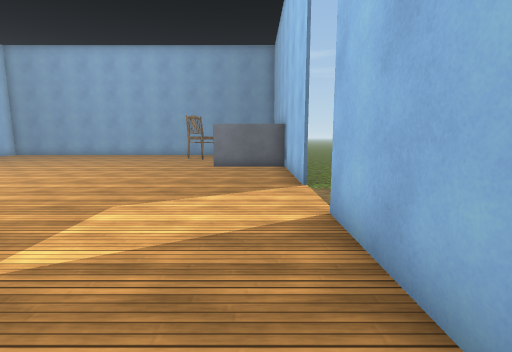
view 1 (above)

16 first-person views from a walk through a Unity game level. The camera is 1.4 m above the floor, tilts 8° down and sees 85° across. The floor is counted in squares, 1 m on a side. Each view is taken from the middle of a square. On the plan, view 1 faces up. The plan holds only what a view shows up to about 14 squares ahead; the rest is blank. The place goes on beyond the plan. The player character is not drawn. Some animated figures are not drawn. Some surface patterns are stand-ins.

view 2
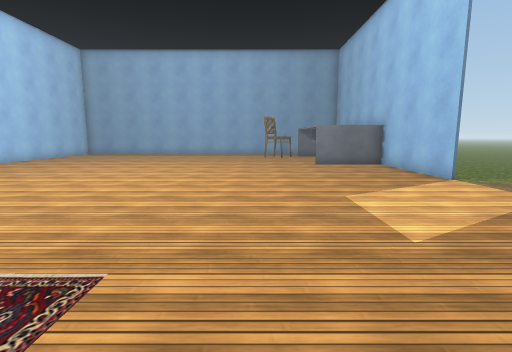

view 3
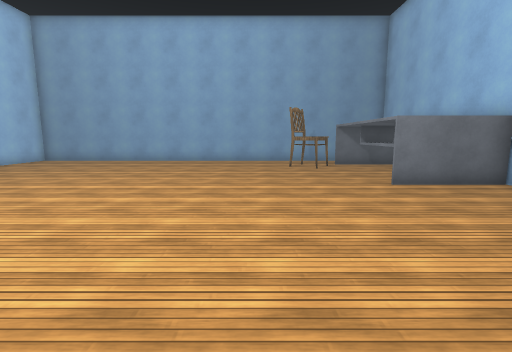

view 4
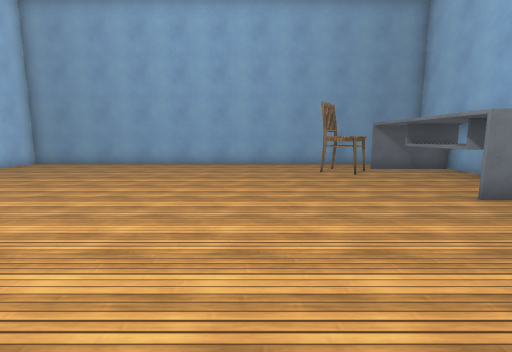

view 5
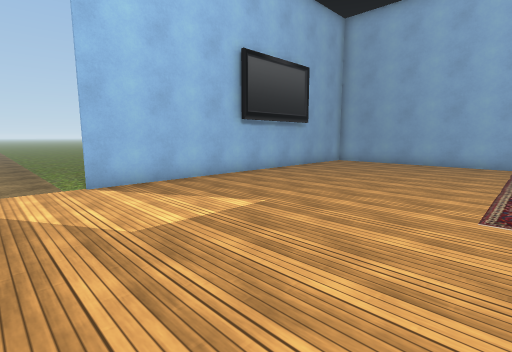

view 6
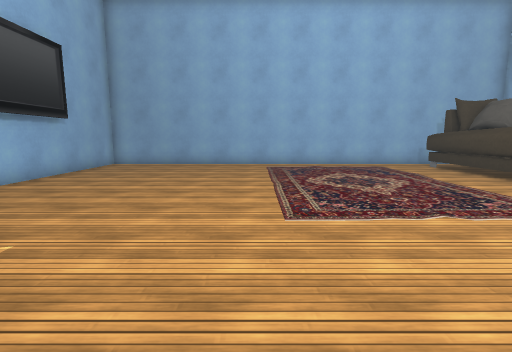

view 7
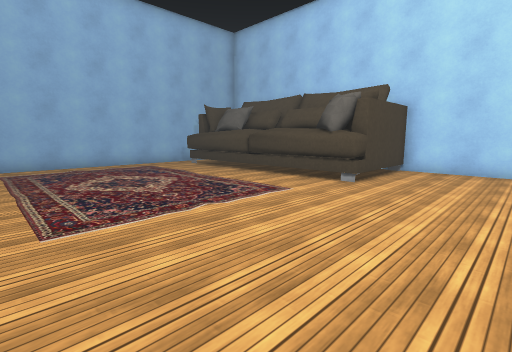

view 8
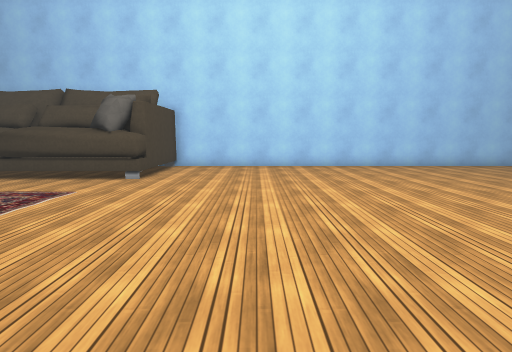

view 9
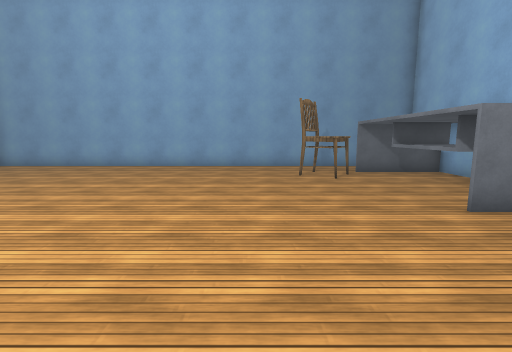

view 10
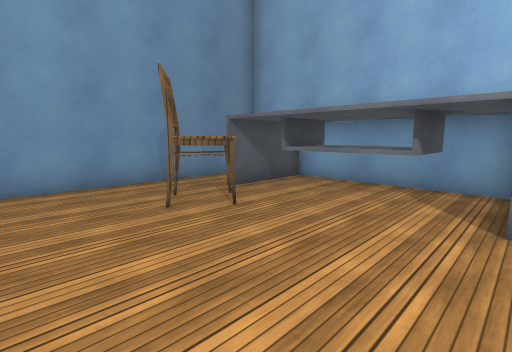

view 11
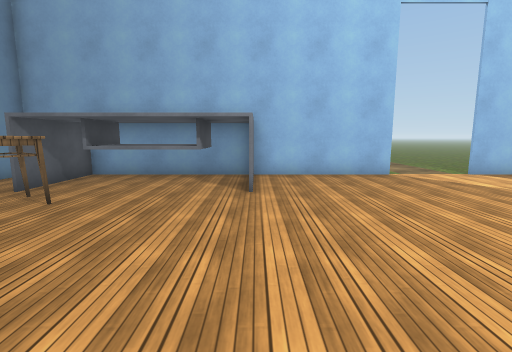

view 12
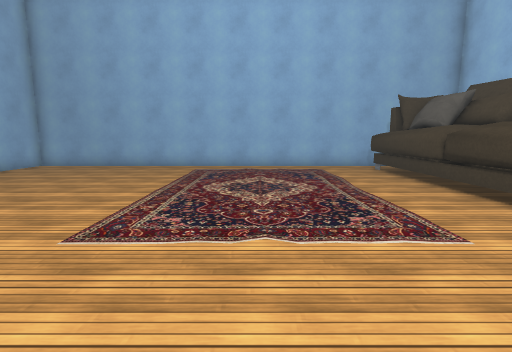

view 13
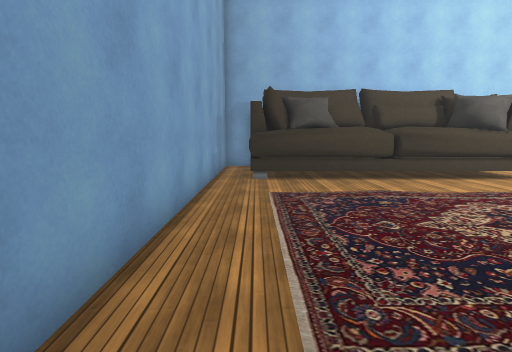

view 14
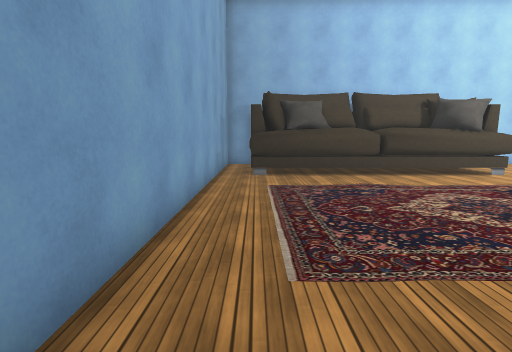

view 15
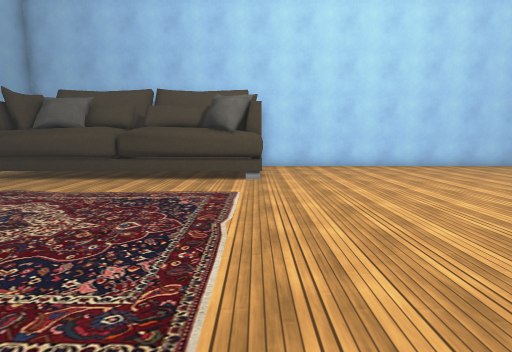

view 16
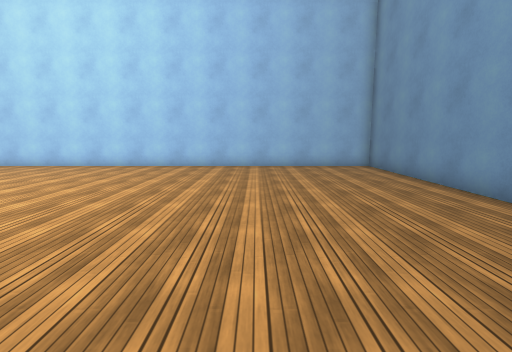

### Floor plan
Points are (right, up) in squares from view 1. A wall is a line through its corners. A room is listed if a view was taken in it or the views show most of it. See-through windows are left out.
Room 1 (views 1, 2, 3, 4, 5, 6, 7, 8, 9, 10, 11, 12, 13, 14, 15, 16)
walls: (-14, 2.2) (-14, -7.2); (-14.7, 2.2) (-14.7, -7.3); (-14.9, 1.4) (-14.1, 1.2) (-14.7, 0.7); (1.4, 7.9) (1.4, 14.5); (0.6, 21.4) (-18.4, 21.4) (-18.4, 2.2) (-14.2, 2.2); (-18.4, -8.4) (1.4, -8.4) (1.4, 5)
low walls: (-14.2, 2.2) (-14.2, 1.6); (-14.2, -6.5) (-14.2, -7.1)
ways out: opening at (2.2, 5.5)
objects: chair (-4, 17) to (-3, 19); other object (-2, 15) to (1, 19)

Positions as (right, up) in squares from view 1, and headings:
1: (0, 0), facing up
2: (-5, -1), facing up
3: (-6, 5), facing up
4: (-7, 7), facing up
5: (-7, 7), facing down-right
6: (-6, 6), facing down
7: (-6, 6), facing down-left
8: (-5, 6), facing left
9: (-6, 8), facing up
10: (-7, 13), facing up-right
11: (-9, 13), facing right
12: (-9, 5), facing down
13: (-5, -7), facing left
14: (-4, -7), facing left
15: (-5, 2), facing left
16: (-5, 16), facing left
